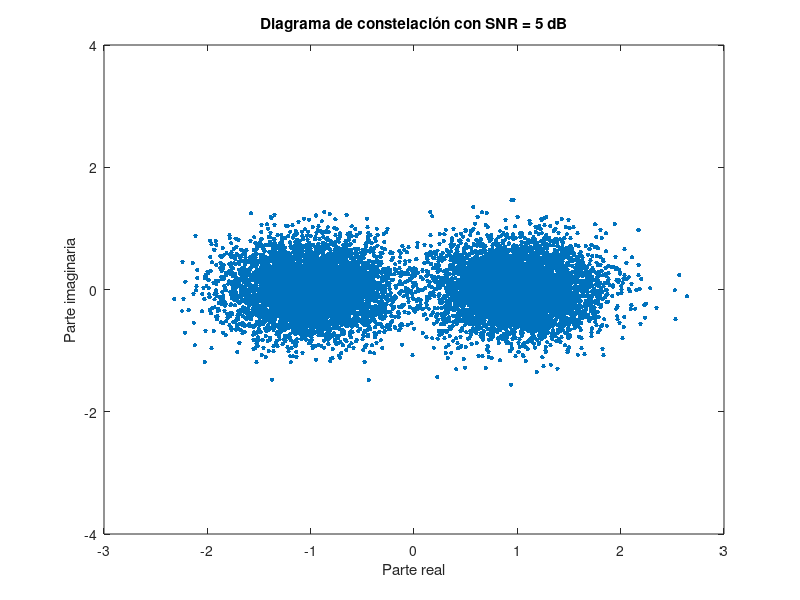

Write the MATLAB code that produced this figure.
%% Parámetros del sistema
nBits = 10000;          % Número de bits transmitidos
Eb = 1;                 % Energía promedio por bit
SNR_dB = input('Ingrese el valor de SNR en dB: '); % SNR en dB
SNR = 10^(SNR_dB/10);    % SNR en escala lineal
N0 = Eb/SNR;            % Densidad espectral de potencia del ruido
BER = 0;                % Número de errores por bit

%% Generador de datos de Bernoulli
bits = randi([0 1],1,nBits);

%% Modulador BPSK
symb = 1 - 2*bits;

%% Canal AWGN
% Señal ruido (compleja)
sigma = sqrt(N0/2);
ruido_real = sigma*randn(1,nBits);
ruido_imag = sigma*randn(1,nBits);

% Señal recibida (s + ruido)
rx = symb + ruido_real + 1i*ruido_imag;

%% Demodulador BPSK
bits_rx = real(rx)<0;

%% Cálculo del BER
BER = sum(bits~=bits_rx)/nBits;

%% Visualización del diagrama de constelación
figure
plot(real(rx), imag(rx), '.', 'MarkerSize', 10)
title(['Diagrama de constelación con SNR = ' num2str(SNR_dB) ' dB'])
xlabel('Parte real')
ylabel('Parte imaginaria')
ylim([-4 4]) % Ajuste del eje Y

%% Salida de resultados
disp(['Número de errores obtenidos: ' num2str(sum(bits~=bits_rx))])
disp(['BER obtenido: ' num2str(BER)])
